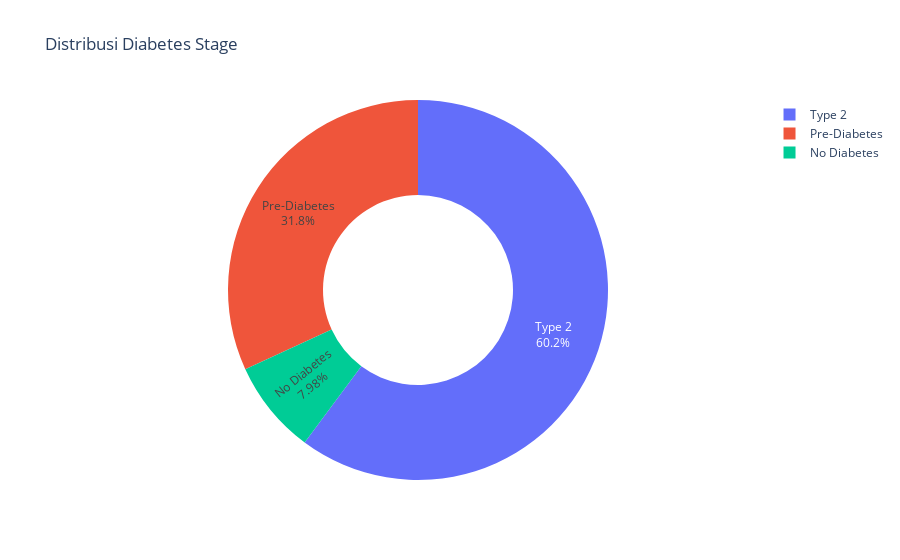

This figure's notebook cell:
### Markdown cell above
#### cek keseimbangan data

### Code cell
import plotly.express as px

fig = px.pie(
    df,
    names=col_target,
    hole=0.5,  # membuatnya jadi donat
    title='Distribusi Diabetes Stage',
)
fig.update_traces(textinfo='percent+label')
fig.show()

### Figure 1 — Plotly figure (JSON) as saved in the notebook; plotly's stock layout.template omitted (floating-point values rounded to 4 significant figures; data arrays with more than 128 entries replaced by an {"elided": "..."} marker saying what was removed)
{"data": [{"domain": {"x": [0, 1], "y": [0, 1]}, "hole": 0.5, "hovertemplate": "diabetes_stage=%{label}<extra></extra>", "labels": {"elided": "100000 str values"}, "legendgroup": "", "name": "", "showlegend": true, "textinfo": "percent+label", "type": "pie"}], "layout": {"autosize": true, "legend": {"tracegroupgap": 0}, "title": {"text": "Distribusi Diabetes Stage"}}}
